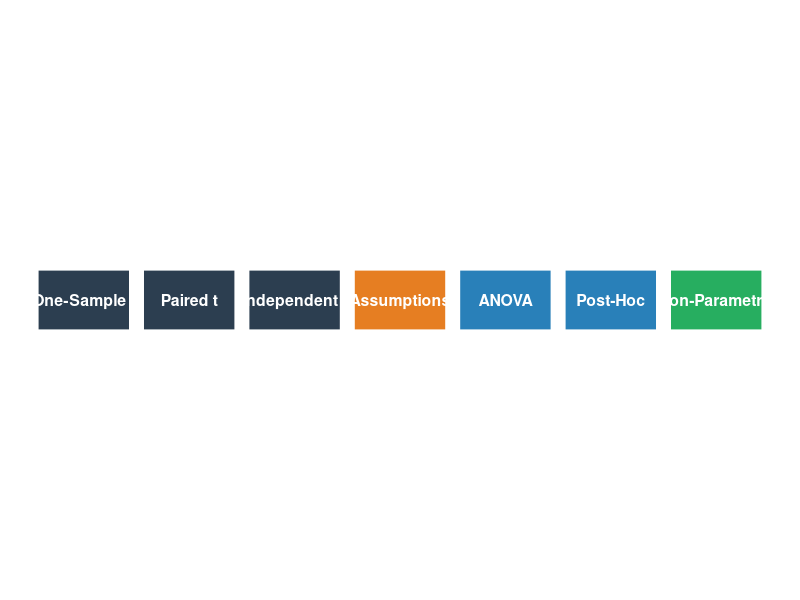
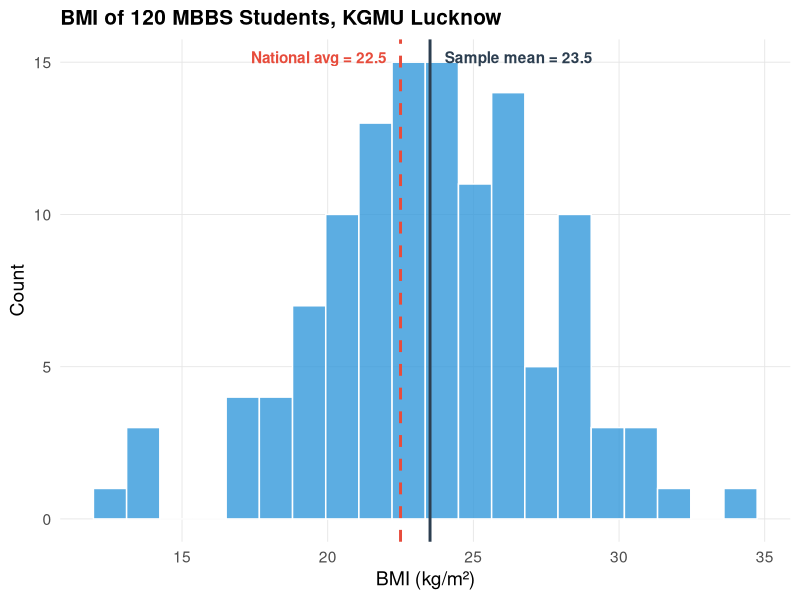
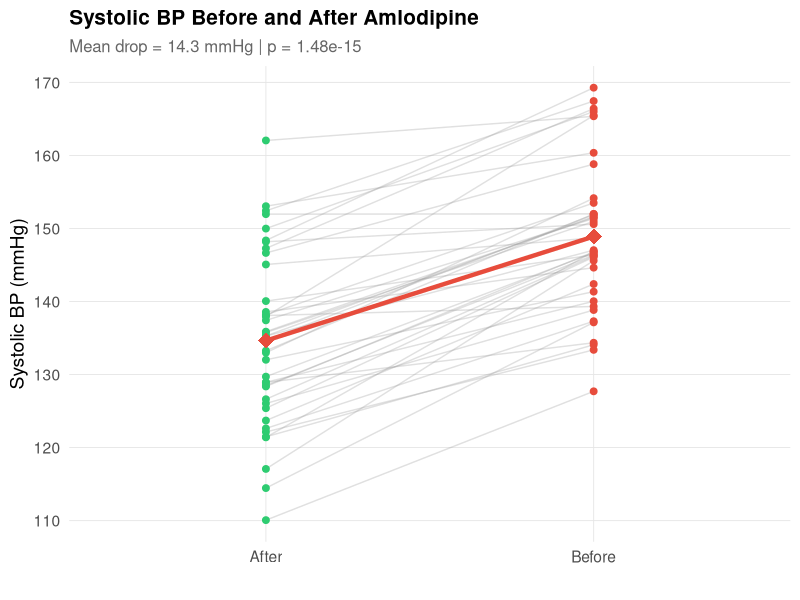
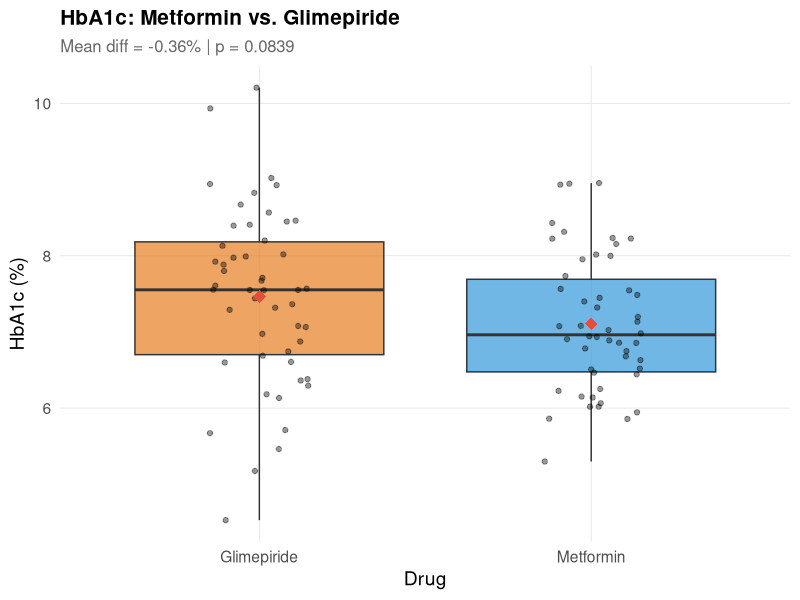
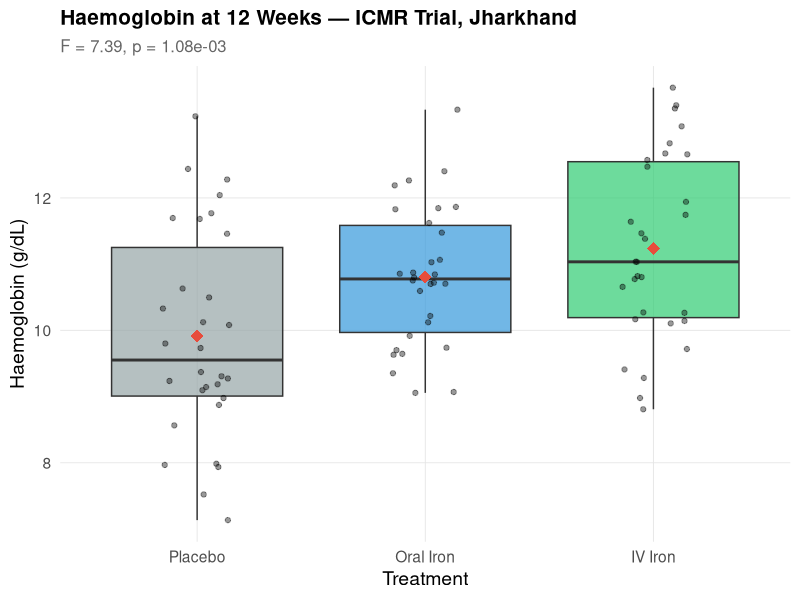
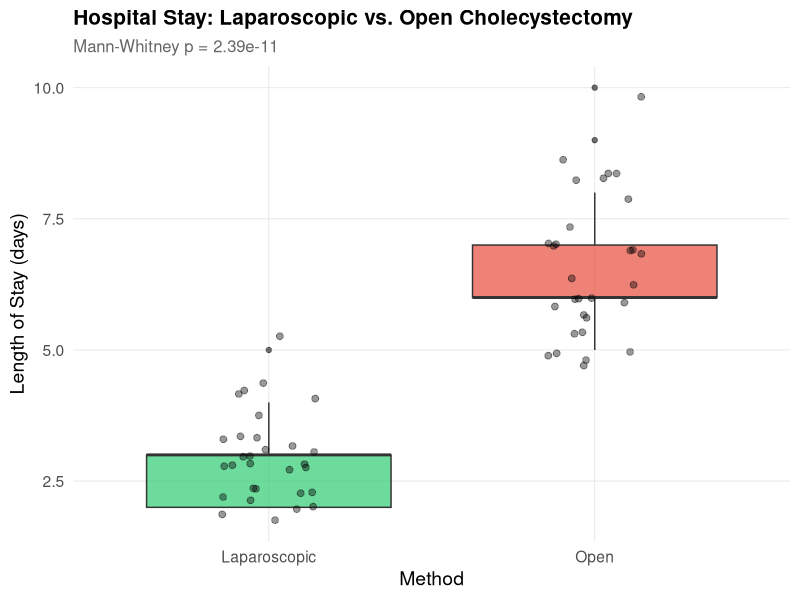
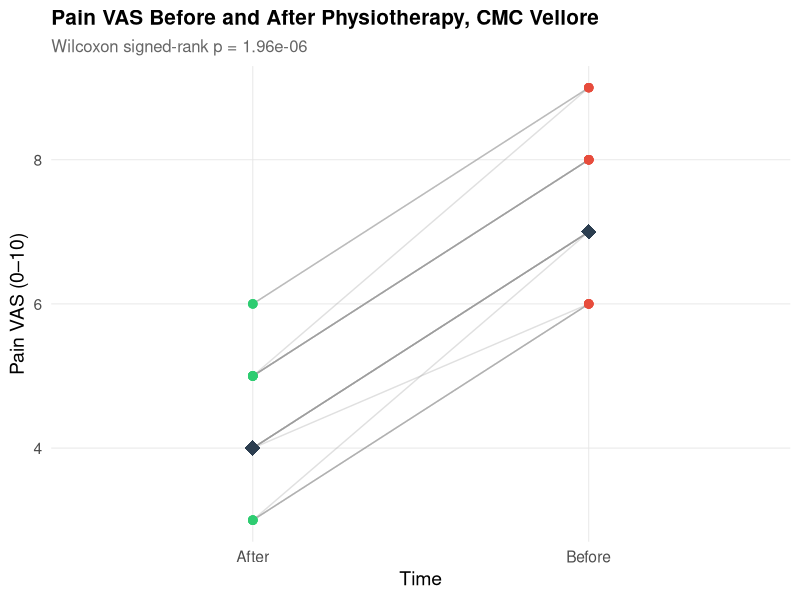
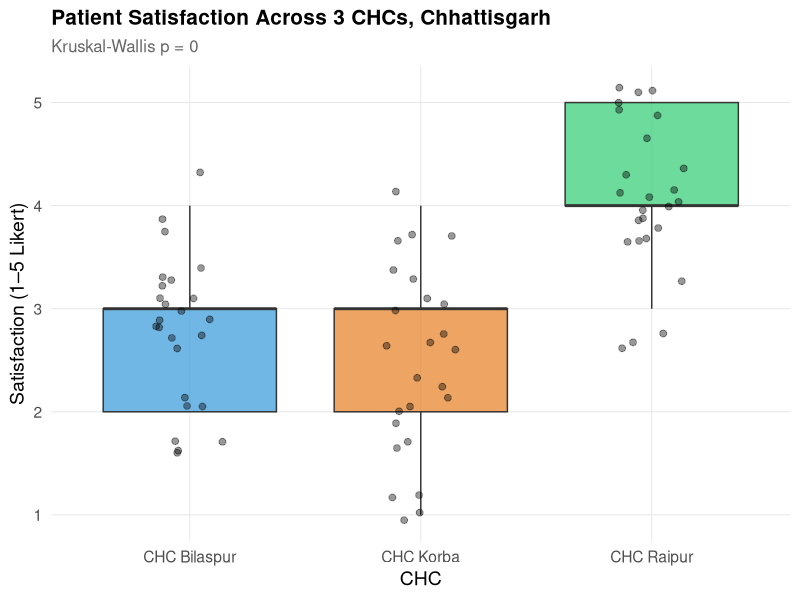

The R script that drew these images, in order:
## ---- chunk 1
#| label: setup
#| include: false
library(tidyverse)
library(kableExtra)
library(patchwork)
library(scales)
set.seed(42)

theme_clean <- function() {
  theme_minimal(base_size = 14) +
  theme(
    plot.title = element_text(face = "bold", size = 15),
    plot.subtitle = element_text(size = 12, color = "gray40"),
    panel.grid.minor = element_blank(),
    panel.grid.major = element_line(color = "gray90", linewidth = 0.3),
    legend.position = "bottom"
  )
}
## ---- chunk 2
#| fig-width: 10
#| fig-height: 5

roadmap <- tibble(
  x = 1:7,
  label = c("One-Sample t", "Paired t", "Independent t",
            "Assumptions", "ANOVA", "Post-Hoc", "Non-Parametric"),
  group = c(rep("t-tests", 3), "Check", "ANOVA", "ANOVA", "Alternatives")
)

ggplot(roadmap, aes(x = x, y = 0, label = label, fill = group)) +
  geom_tile(width = 0.9, height = 0.5, color = "white", linewidth = 1.5) +
  geom_text(size = 4, fontface = "bold", color = "white") +
  scale_fill_manual(values = c("t-tests" = "#2c3e50", "Check" = "#e67e22",
                                "ANOVA" = "#2980b9", "Alternatives" = "#27ae60")) +
  coord_fixed(ratio = 1.2) +
  theme_void() +
  theme(legend.position = "none")
## ---- chunk 3
#| fig-width: 10
#| fig-height: 5

bmi <- rnorm(120, mean = 23.4, sd = 3.8)
t_result <- t.test(bmi, mu = 22.5)

p1 <- ggplot(data.frame(bmi), aes(x = bmi)) +
  geom_histogram(fill = "#3498db", color = "white", bins = 20, alpha = 0.8) +
  geom_vline(xintercept = 22.5, linetype = "dashed", color = "#e74c3c", linewidth = 1) +
  geom_vline(xintercept = mean(bmi), color = "#2c3e50", linewidth = 1) +
  annotate("text", x = 22.5, y = Inf, label = "National avg = 22.5",
           vjust = 2, hjust = 1.1, color = "#e74c3c", fontface = "bold") +
  annotate("text", x = mean(bmi), y = Inf,
           label = paste0("Sample mean = ", round(mean(bmi), 1)),
           vjust = 2, hjust = -0.1, color = "#2c3e50", fontface = "bold") +
  labs(title = "BMI of 120 MBBS Students, KGMU Lucknow",
       x = "BMI (kg/m²)", y = "Count") +
  theme_clean()

print(p1)
## ---- chunk 4
#| fig-width: 10
#| fig-height: 5

bp_before <- rnorm(40, mean = 152, sd = 12)
bp_after  <- bp_before - rnorm(40, mean = 14, sd = 8)
diff_bp   <- bp_before - bp_after
t_paired  <- t.test(bp_before, bp_after, paired = TRUE)

df_bp <- data.frame(
  Patient = rep(1:40, 2),
  Time = rep(c("Before", "After"), each = 40),
  SBP = c(bp_before, bp_after)
)

ggplot(df_bp, aes(x = Time, y = SBP)) +
  geom_line(aes(group = Patient), alpha = 0.3, color = "gray60") +
  geom_point(aes(color = Time), size = 2) +
  stat_summary(fun = mean, geom = "point", size = 5, shape = 18, color = "#e74c3c") +
  stat_summary(fun = mean, geom = "line", aes(group = 1), linewidth = 1.5, color = "#e74c3c") +
  scale_color_manual(values = c("Before" = "#e74c3c", "After" = "#2ecc71")) +
  labs(title = "Systolic BP Before and After Amlodipine",
       subtitle = paste0("Mean drop = ", round(mean(diff_bp), 1),
                        " mmHg | p = ", format(t_paired$p.value, digits = 3)),
       x = "", y = "Systolic BP (mmHg)") +
  theme_clean() +
  theme(legend.position = "none")
## ---- chunk 5
#| fig-width: 10
#| fig-height: 5

met   <- rnorm(50, mean = 7.1, sd = 0.9)
glim  <- rnorm(50, mean = 7.5, sd = 1.1)
t_ind <- t.test(met, glim)

df_hba1c <- data.frame(
  Drug = rep(c("Metformin", "Glimepiride"), each = 50),
  HbA1c = c(met, glim)
)

ggplot(df_hba1c, aes(x = Drug, y = HbA1c, fill = Drug)) +
  geom_boxplot(alpha = 0.7, outlier.shape = NA) +
  geom_jitter(width = 0.15, alpha = 0.4, size = 1.5) +
  stat_summary(fun = mean, geom = "point", shape = 18, size = 4, color = "#e74c3c") +
  scale_fill_manual(values = c("Metformin" = "#3498db", "Glimepiride" = "#e67e22")) +
  labs(title = "HbA1c: Metformin vs. Glimepiride",
       subtitle = paste0("Mean diff = ", round(mean(met) - mean(glim), 2),
                        "% | p = ", round(t_ind$p.value, 4)),
       y = "HbA1c (%)") +
  theme_clean() +
  theme(legend.position = "none")
## ---- chunk 6
#| fig-width: 10
#| fig-height: 5

oral <- rnorm(30, mean = 10.8, sd = 1.4)
iv   <- rnorm(30, mean = 11.5, sd = 1.6)
plac <- rnorm(30, mean = 9.6, sd = 1.5)

df_anova <- data.frame(
  Treatment = rep(c("Oral Iron", "IV Iron", "Placebo"), each = 30),
  Hb = c(oral, iv, plac)
)
df_anova$Treatment <- factor(df_anova$Treatment,
                              levels = c("Placebo", "Oral Iron", "IV Iron"))

anova_result <- aov(Hb ~ Treatment, data = df_anova)
f_val <- summary(anova_result)[[1]]["Treatment", "F value"]
p_val <- summary(anova_result)[[1]]["Treatment", "Pr(>F)"]

ggplot(df_anova, aes(x = Treatment, y = Hb, fill = Treatment)) +
  geom_boxplot(alpha = 0.7, outlier.shape = NA) +
  geom_jitter(width = 0.15, alpha = 0.4, size = 1.5) +
  stat_summary(fun = mean, geom = "point", shape = 18, size = 4, color = "#e74c3c") +
  scale_fill_manual(values = c("Placebo" = "#95a5a6", "Oral Iron" = "#3498db",
                                "IV Iron" = "#2ecc71")) +
  labs(title = "Haemoglobin at 12 Weeks — ICMR Trial, Jharkhand",
       subtitle = paste0("F = ", round(f_val, 2), ", p = ",
                        format(p_val, digits = 3, scientific = TRUE)),
       y = "Haemoglobin (g/dL)") +
  theme_clean() +
  theme(legend.position = "none")
## ---- chunk 7
tukey <- TukeyHSD(anova_result)
tukey_df <- as.data.frame(tukey$Treatment)
tukey_df$Comparison <- rownames(tukey_df)

kable(tukey_df[, c("Comparison", "diff", "lwr", "upr", "p adj")],
      col.names = c("Comparison", "Mean Diff", "Lower CI", "Upper CI", "Adj. p"),
      digits = 3, format = "html") %>%
  kable_styling(full_width = FALSE, bootstrap_options = c("bordered"))
## ---- chunk 8
#| fig-width: 10
#| fig-height: 5

los_lap  <- c(2, 3, 2, 3, 4, 2, 3, 3, 2, 4, 3, 2, 5, 3, 2, 3, 4, 2, 3, 3,
               2, 3, 3, 4, 2, 3, 2, 3, 4, 3)
los_open <- c(5, 6, 7, 5, 8, 6, 7, 5, 6, 9, 7, 6, 8, 5, 6, 7, 5, 8, 6, 7,
               10, 6, 7, 8, 5, 6, 7, 5, 6, 8)

mw <- wilcox.test(los_lap, los_open)

df_los <- data.frame(
  Method = rep(c("Laparoscopic", "Open"), each = 30),
  LOS = c(los_lap, los_open)
)

ggplot(df_los, aes(x = Method, y = LOS, fill = Method)) +
  geom_boxplot(alpha = 0.7) +
  geom_jitter(width = 0.15, alpha = 0.4, size = 2) +
  scale_fill_manual(values = c("Laparoscopic" = "#2ecc71", "Open" = "#e74c3c")) +
  labs(title = "Hospital Stay: Laparoscopic vs. Open Cholecystectomy",
       subtitle = paste0("Mann-Whitney p = ", format(mw$p.value, digits = 3)),
       y = "Length of Stay (days)") +
  theme_clean() +
  theme(legend.position = "none")
## ---- chunk 9
#| fig-width: 10
#| fig-height: 5

pain_before <- c(7, 8, 6, 9, 7, 8, 6, 7, 8, 9, 7, 6, 8, 7, 9, 6, 8, 7, 7, 8,
                  6, 9, 7, 8, 7)
pain_after  <- c(4, 5, 3, 6, 4, 5, 4, 3, 5, 6, 4, 3, 5, 4, 5, 3, 5, 4, 4, 5,
                  3, 6, 4, 5, 4)

wt <- wilcox.test(pain_before, pain_after, paired = TRUE)

df_pain <- data.frame(
  Patient = rep(1:25, 2),
  Time = rep(c("Before", "After"), each = 25),
  VAS = c(pain_before, pain_after)
)

ggplot(df_pain, aes(x = Time, y = VAS)) +
  geom_line(aes(group = Patient), alpha = 0.3, color = "gray60") +
  geom_point(aes(color = Time), size = 2.5) +
  stat_summary(fun = median, geom = "point", size = 5, shape = 18, color = "#2c3e50") +
  scale_color_manual(values = c("Before" = "#e74c3c", "After" = "#2ecc71")) +
  labs(title = "Pain VAS Before and After Physiotherapy, CMC Vellore",
       subtitle = paste0("Wilcoxon signed-rank p = ", format(wt$p.value, digits = 3)),
       y = "Pain VAS (0–10)") +
  theme_clean() +
  theme(legend.position = "none")
## ---- chunk 10
#| fig-width: 10
#| fig-height: 5

chc_a <- sample(3:5, 25, replace = TRUE, prob = c(0.2, 0.4, 0.4))
chc_b <- sample(2:4, 25, replace = TRUE, prob = c(0.3, 0.5, 0.2))
chc_c <- sample(1:4, 25, replace = TRUE, prob = c(0.1, 0.3, 0.4, 0.2))

kw <- kruskal.test(list(chc_a, chc_b, chc_c))

df_sat <- data.frame(
  CHC = rep(c("CHC Raipur", "CHC Bilaspur", "CHC Korba"), each = 25),
  Satisfaction = c(chc_a, chc_b, chc_c)
)

ggplot(df_sat, aes(x = CHC, y = Satisfaction, fill = CHC)) +
  geom_boxplot(alpha = 0.7) +
  geom_jitter(width = 0.15, alpha = 0.4, size = 2) +
  scale_fill_manual(values = c("#3498db", "#e67e22", "#2ecc71")) +
  labs(title = "Patient Satisfaction Across 3 CHCs, Chhattisgarh",
       subtitle = paste0("Kruskal-Wallis p = ", round(kw$p.value, 4)),
       y = "Satisfaction (1–5 Likert)") +
  theme_clean() +
  theme(legend.position = "none")
## ---- chunk 11
#| fig-width: 11
#| fig-height: 6

flow <- tibble(
  x = c(1, 1, 1,   3, 3, 3,   5, 5, 5),
  y = c(3, 2, 1,   3, 2, 1,   3, 2, 1),
  label = c("One-sample t", "Paired t", "Independent t",
            "—", "Wilcoxon signed-rank", "Mann-Whitney U",
            "—", "—", "Kruskal-Wallis"),
  actual = c("One-sample t", "Paired t", "Independent t",
             "", "Wilcoxon\nsigned-rank", "Mann-Whitney U",
             "", "", "Kruskal-Wallis"),
  header = c(rep("Parametric", 3), rep("Non-Parametric\n(2 groups)", 3),
             rep("Non-Parametric\n(3+ groups)", 3))
)

decision_table <- tibble(
  Scenario = c("One group vs. reference value",
               "Two groups, same subjects (paired)",
               "Two independent groups",
               "Three+ independent groups"),
  Parametric = c("One-sample t-test", "Paired t-test",
                 "Independent t-test", "One-way ANOVA"),
  `Non-Parametric` = c("Wilcoxon signed-rank*", "Wilcoxon signed-rank",
                        "Mann-Whitney U", "Kruskal-Wallis")
)

kable(decision_table, format = "html") %>%
  kable_styling(full_width = TRUE, bootstrap_options = c("bordered", "hover")) %>%
  row_spec(0, bold = TRUE, background = "#1e3a5f", color = "white") %>%
  column_spec(1, bold = TRUE) %>%
  footnote(general = "* One-sample Wilcoxon signed-rank tests median vs. hypothesised value")
